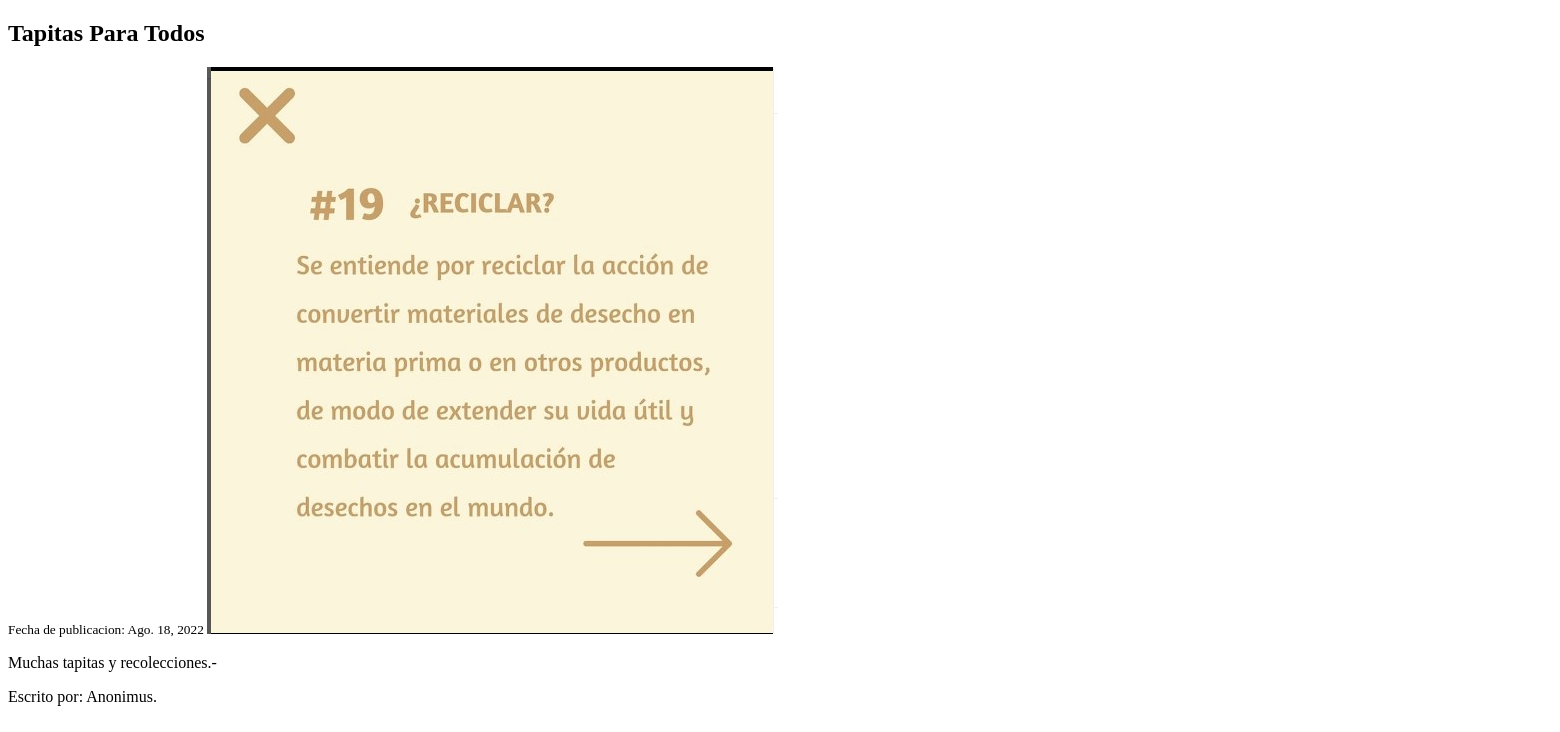
The page /seccion/articulo/1 on the database as committed earlier.
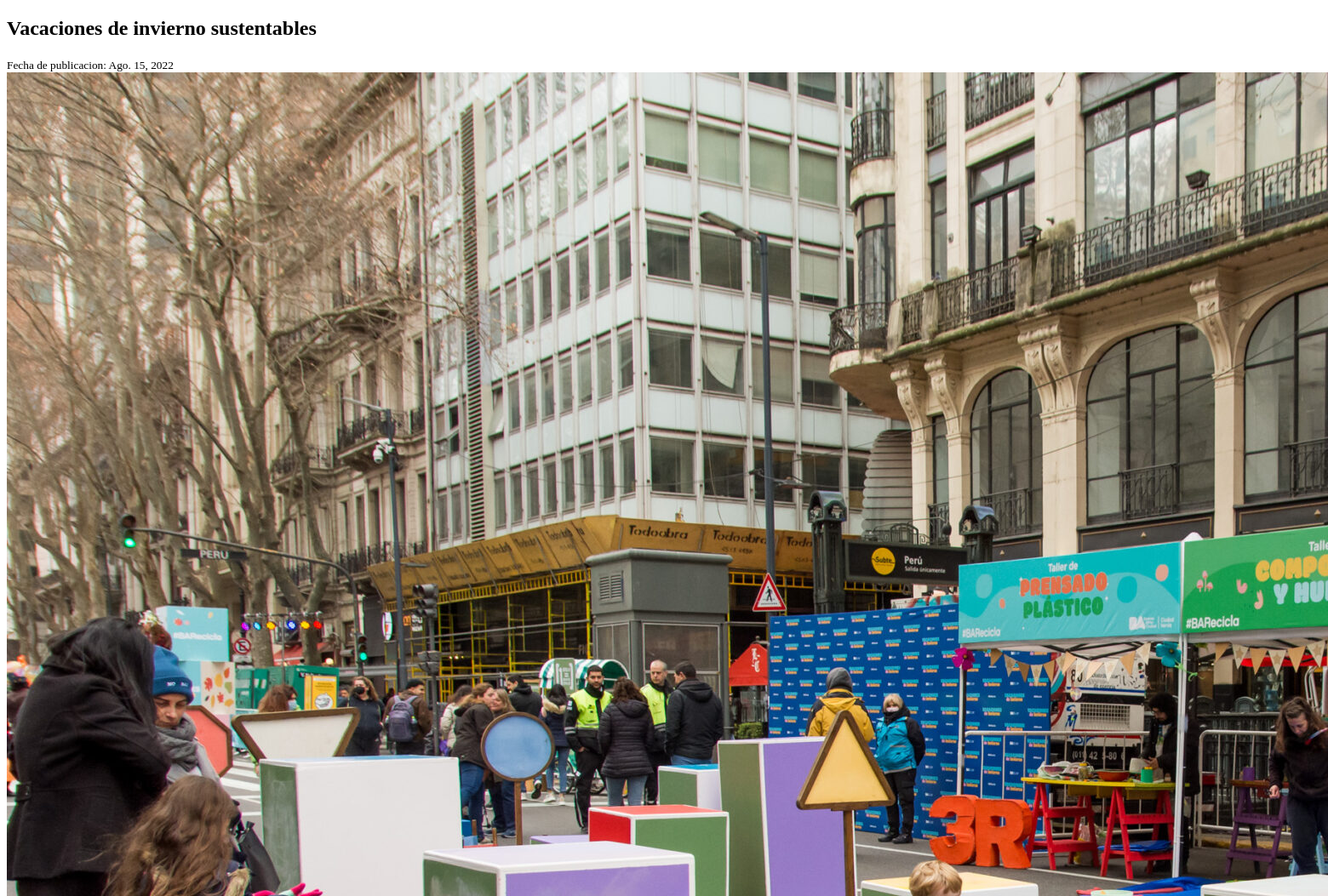
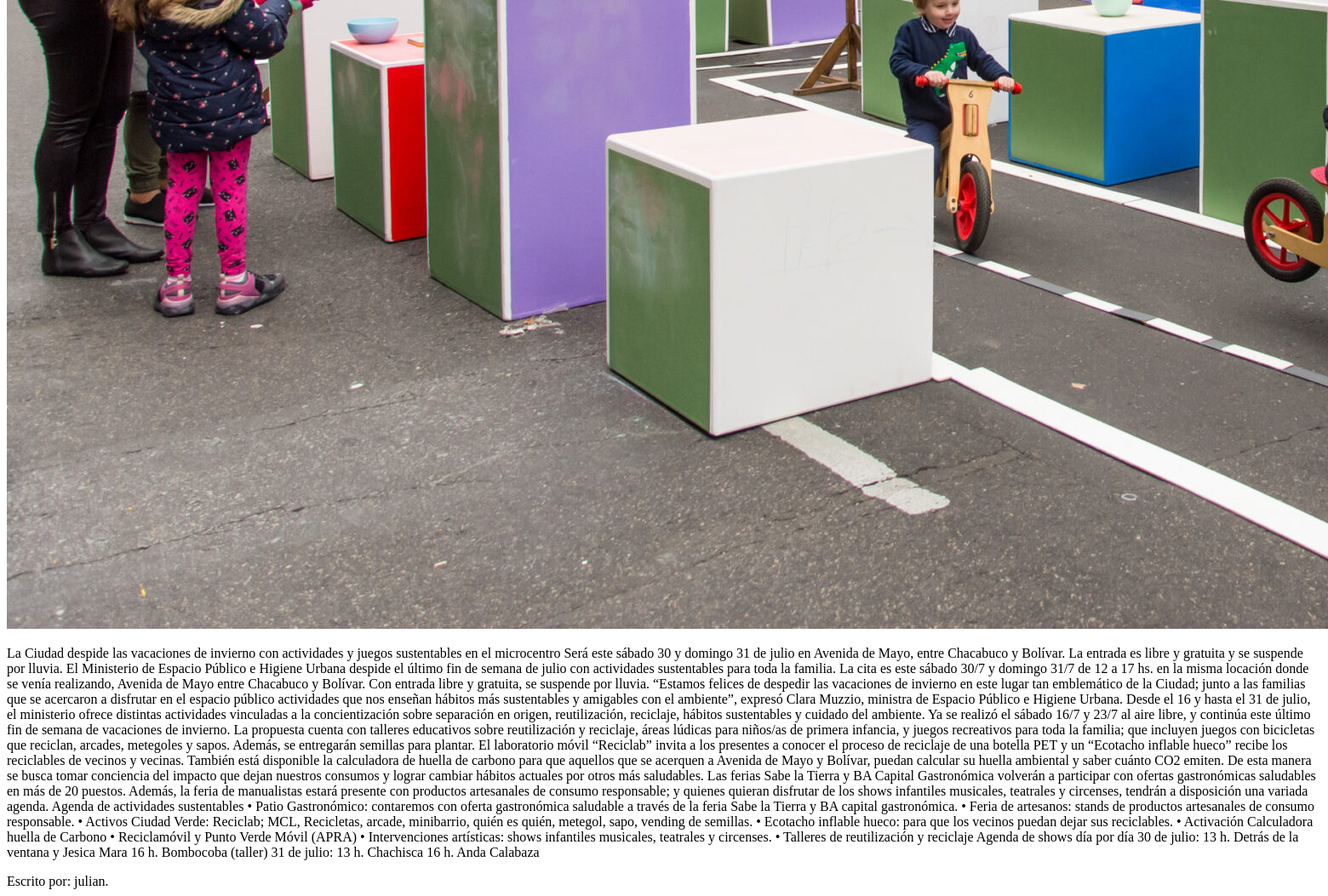
The same page on the database as committed later (2 pictures, top to bottom).
### apps/noticias/models.py (models this page shows, shortened)
class Noticia(models.Model):
    titulo = models.CharField(max_length=150)
    autor = models.CharField(max_length=50, null = True, blank=True)
    fechaCreacion = models.DateField(auto_now_add=True)
    descripciones = models.TextField()
    contenido = models.TextField()
    imagen = models.ImageField(upload_to= 'noticias', null=True, blank = True)
    categoria = models.ForeignKey(Categoria, on_delete= models.CASCADE, null=True, blank= True)

### apps/noticias/views.py (the view, shortened to what this page needs)
# urls.py: path('articulo/<int:pk>',articulo.as_view(), name= 'articulo'),
class articulo(DetailView):
    model = Noticia
    template_name = 'noticias/articulo.html'

### templates/noticias/articulo.html (shortened to what this page needs)
<!DOCTYPE html>
<html lang="en">
<head>
</head>
<body>
    <section>
        <h1> {{ noticia.titulo }} </h1>
            <small>Fecha de publicacion: {{ noticia.fechaCreacion }} </small>
            <img src="{{ noticia.imagen.url }}">
            <article>
               <p> {{ noticia.contenido }} </p>
            </article>
            {% if noticia.autor %}
            <footer> Escrito por: {{ noticia.autor }}. </footer>
            {%else%}
            <footer> Escrito por: Anonimo. </footer>
            {% endif %}
        </section>
</body>
</html>

Rows that differ between the two databases and show on the page:
changed Noticia: titulo "Tapitas Para Todos" → "Vacaciones de invierno sustentables"; fechaCreacion "Ago. 18, 2022" → "Ago. 15, 2022"; imagen: a different picture; contenido "Muchas tapitas y recolecciones.-" → "La Ciudad despide las vacaciones de invierno con actividades y juegos sustentables en el microcentro Será este sábado 30 y domingo 31 de julio en Avenida de Mayo, entre Chacabuco y Bolívar. La entrada es libre y gratuita y se suspende por lluvia. El Ministerio de Espacio Público e Higiene Urbana despide el último fin de semana de julio con actividades sustentables para toda la familia. La cita es este sábado 30/7 y domingo 31/7 de 12 a 17 hs. en la misma locación donde se venía realizando, Avenida de Mayo entre Chacabuco y Bolívar. Con entrada libre y gratuita, se suspende por lluvia. “Estamos felices de despedir las vacaciones de invierno en este lugar tan emblemático de la Ciudad; junto a…"; autor "Anonimus" → "julian"
